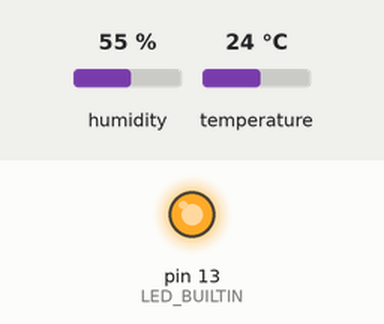
This sketch was run on a simulated Arduino Uno, built with avr-gcc and run on an emulated ATmega328P. On the bench: output pins drawn as LEDs (lit = HIGH). Inputs (shaded band) come from the test bench; at power-on: humidity 55 %, temperature 24 °C. What the sketch prints to the serial monitor is not drawn.

Above: at 0.07 s.
At 2.5 s:
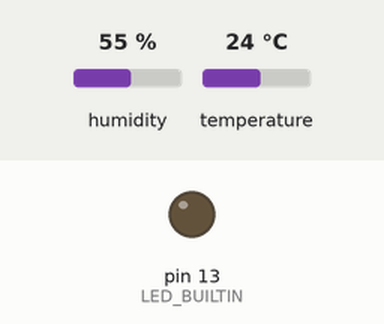
Timing chart, 0 to 6.5 s (numbered marks = the images above):
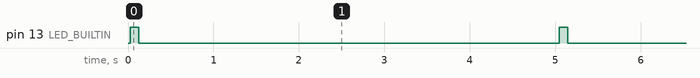

Measured:
- by itself, pin 13 (LED_BUILTIN): alternates HIGH for 0.10 s and LOW for 4.9 s

The sketch:

dh11_basic.ino
```cpp
#include <SimpleDHT.h>

#define DHTPIN 8
#define READ_DELAY 4900

/*
 * A basic temperature sensor
 *
 * Required libraries:
 *   - Simple DHT - https://github.com/winlinvip/SimpleDHT
 */

SimpleDHT11 dht11(DHTPIN);

void setup() {
  Serial.begin(9600);
  pinMode(LED_BUILTIN, OUTPUT);
}

void loop() {
  byte h = 0;
  byte t = 0;

  int err;

  if ((err = dht11.read(&t, &h, NULL)) != SimpleDHTErrSuccess)  {
    // Errors will be detectable with a line starting with `e,`
    Serial.print("e,");
    Serial.print(err);
    Serial.print("\n");
  } else {
    digitalWrite(LED_BUILTIN, HIGH);
    Serial.print((int) t);
    Serial.print(",");
    Serial.print((int) h);
    Serial.print("\n");
    delay(100);
    digitalWrite(LED_BUILTIN, LOW);
  }
  delay(READ_DELAY);
}
```
